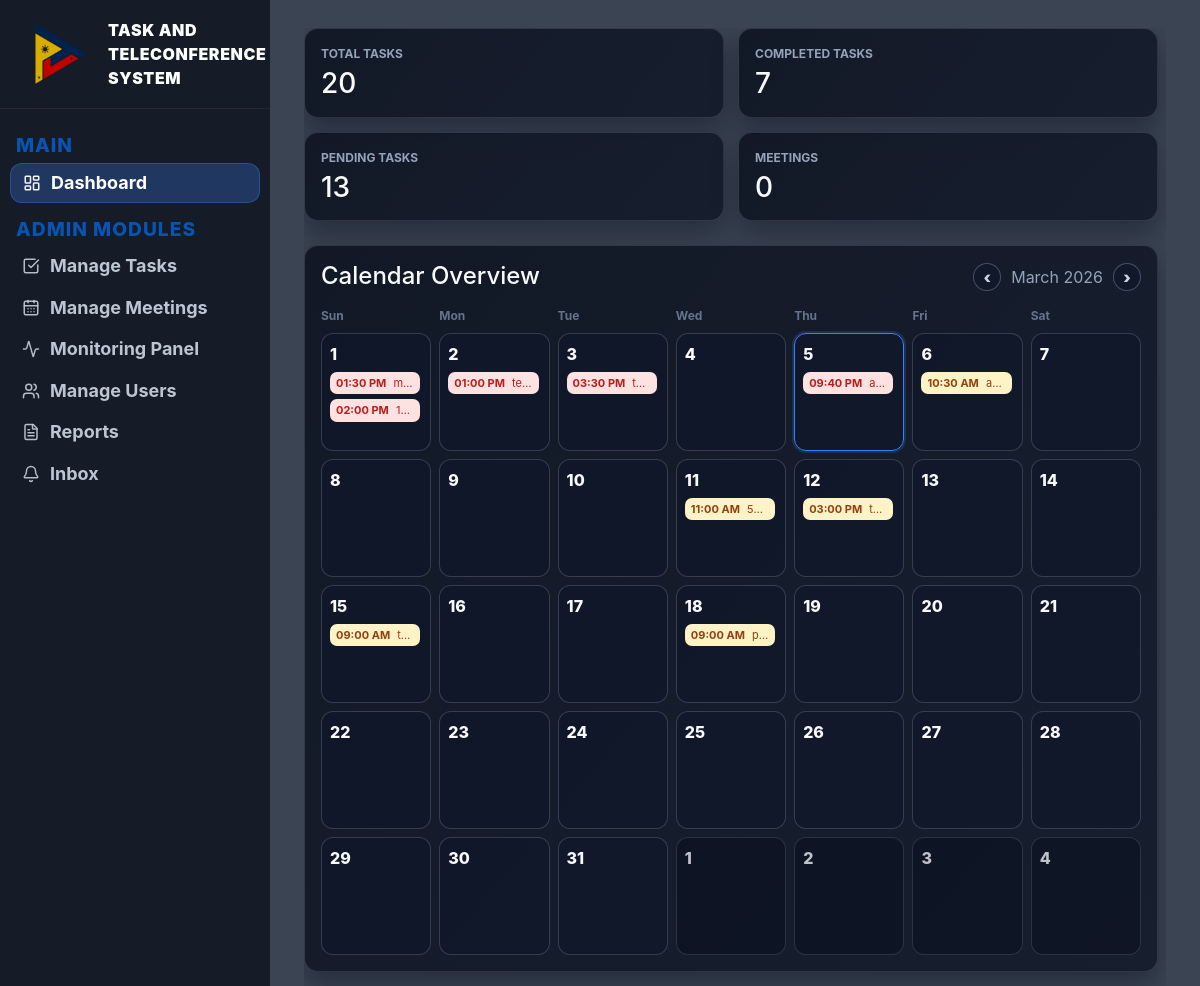
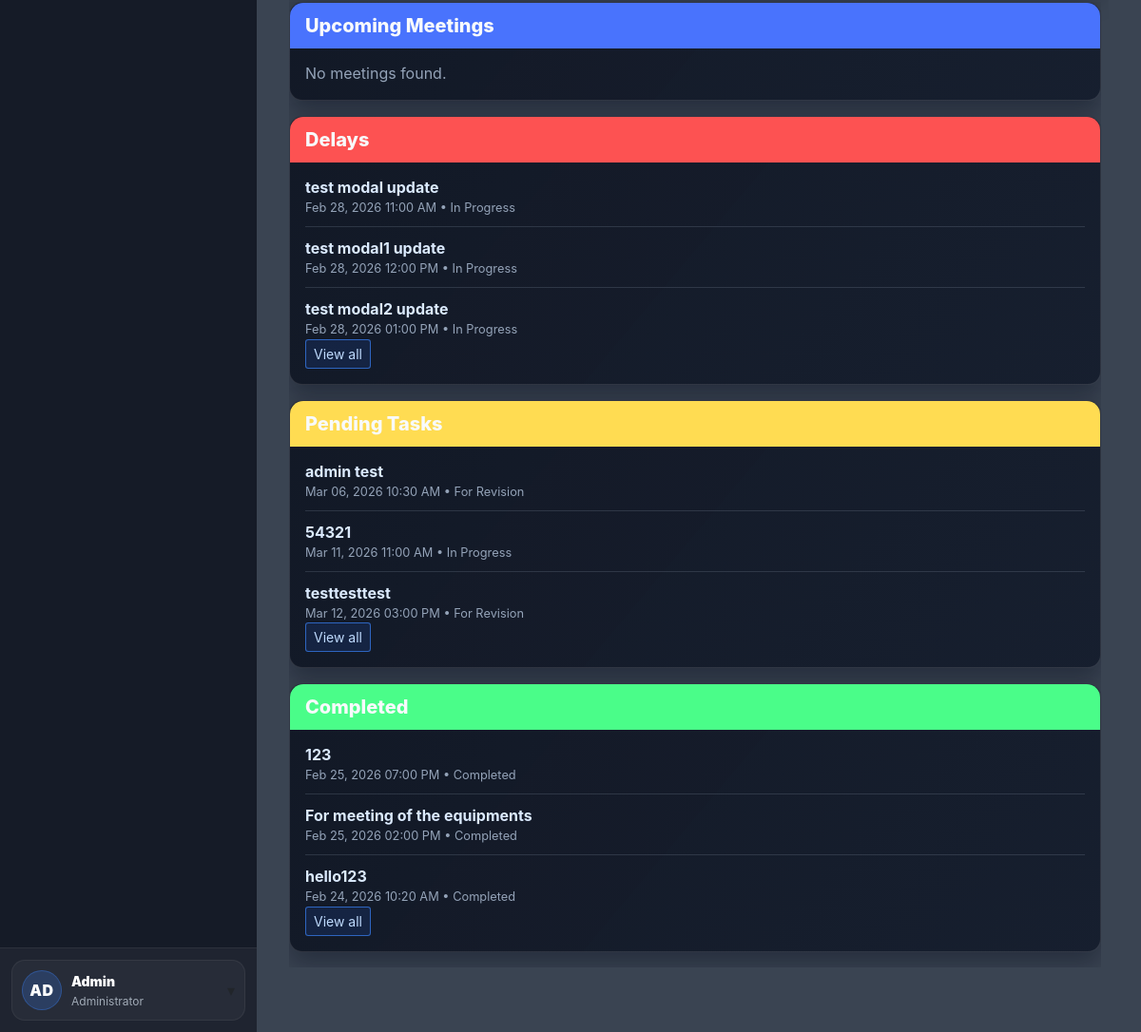
The page /admin (signed in) on the database its author committed (2 pictures, top to bottom).
### website/models.py (models this page shows, shortened)
class User(db.Model, UserMixin):
    id = db.Column(db.Integer, primary_key=True)
    email = db.Column(db.String(150), unique=True)
    password = db.Column(db.String(150))
    firstname = db.Column(db.String(150))
    is_admin = db.Column(db.Boolean, default=False)
    last_login = db.Column(db.DateTime(timezone=True), nullable=True)
    role = db.Column(db.String(20), default="user")
    notes = db.relationship('Note')
    notifications = db.relationship('Notification', lazy=True, cascade="all, delete-orphan")

class Task(db.Model):
    id = db.Column(db.Integer, primary_key=True)
    title = db.Column(db.String(200), nullable=False)
    description = db.Column(db.Text)
    assigned_to = db.Column(db.Integer, db.ForeignKey('user.id'))
    assigned_user = db.relationship('User', foreign_keys=[assigned_to])
    status = db.Column(db.String(50), default="assigned")
    priority = db.Column(db.String(20), default="normal")
    deadline = db.Column(db.DateTime)
    file_path = db.Column(db.String(300))
    last_edited_by = db.Column(db.Integer, nullable=True)
    last_edited_at = db.Column(db.DateTime, server_default=func.now(), onupdate=func.now())
    created_at = db.Column(db.DateTime(timezone=True), server_default=func.now())

### website/views.py (the view, shortened to what this page needs)
@views.route('/admin')
@login_required
@admin_only
def admin_dashboard():
    tasks = Task.query.order_by(Task.deadline.asc()).all()
    notifications = Notification.query.order_by(Notification.created_at.desc()).all()
    unread_count = Notification.query.filter_by(user_id=current_user.id, is_read=False).count()
    tasks_data = []
    for task in tasks:
        if not task.deadline:
            continue
        tasks_data.append({
            "id": task.id,
            "title": task.title,
            "status": (task.status or "").strip().lower(),
            "deadline": task.deadline,
        })
    meetings_data = []
    for notif in notifications:
        title = (notif.title or "").strip()
        message = (notif.message or "").strip()
        label = f"{title} {message}".lower()
        if "meeting" not in label:
            continue
    total_tasks = len(tasks_data)
    completed_tasks = sum(1 for task in tasks_data if task["status"] == "completed")
    pending_tasks = total_tasks - completed_tasks
    total_meetings = len(meetings_data)
    today = ph_today()
    selected_month = request.args.get("month", type=int) or today.month
    selected_year = request.args.get("year", type=int) or today.year
    if selected_month < 1 or selected_month > 12:
        selected_month = today.month
    if selected_year < 1970 or selected_year > 2100:
        selected_year = today.year
    month_calendar = calendar.Calendar(firstweekday=6).monthdatescalendar(selected_year, selected_month)
    first_of_month = date(selected_year, selected_month, 1)
    if selected_month == 1:
        prev_month, prev_year = 12, selected_year - 1
    else:
        prev_month, prev_year = selected_month - 1, selected_year
    if selected_month == 12:
        next_month, next_year = 1, selected_year + 1
    else:
        next_month, next_year = selected_month + 1, selected_year
    events_by_day = {}
    now = ph_now()
    for task in tasks_data:
        event_day = task["deadline"].date()
        task_status = task["status"]
        is_overdue = task["deadline"] < now
        if task_status in {"in_progress", "for_revision"} and is_overdue:
            event_kind = "delay"
        elif task_status == "completed":
            event_kind = "completed"
        elif task_status in {"in_progress", "for_revision"}:
            event_kind = "pending"
        else:
            event_kind = "task"
        events_by_day.setdefault(event_day, []).append({
            "type": "task",
            "kind": event_kind,
            "task_id": task["id"],
            "title": task["title"],
            "time": as_ph_naive(task["deadline"]).strftime("%I:%M %p"),
        })
    delayed_tasks = sorted(
        [
            task for task in tasks_data
            if task["status"] in {"in_progress", "for_revision"} and task["deadline"] < now
        ],
        key=lambda item: item["deadline"]
    )
    pending_task_list = sorted(
        [
            task for task in tasks_data
            if task["status"] in {"in_progress", "for_revision"} and task["deadline"] >= now
        ],
        key=lambda item: item["deadline"]
    )
    completed_task_list = sorted(
        [task for task in tasks_data if task["status"] == "completed"],
        key=lambda item: item["deadline"],
        reverse=True
    )
    upcoming_meetings = sorted(meetings_data, key=lambda item: item["deadline"] or datetime.min)
    return render_template(
        "admin_dashboard.html",
        user=current_user,
        unread_count=unread_count,
        total_tasks=total_tasks,
        completed_tasks=completed_tasks,
        pending_tasks=pending_tasks,
        total_meetings=total_meetings,
        month_name=first_of_month.strftime("%B %Y"),
        month_calendar=month_calendar,
        today=today,
        events_by_day=events_by_day,
        delayed_tasks=delayed_tasks,
        pending_task_list=pending_task_list,
        completed_task_list=completed_task_list,
        upcoming_meetings=upcoming_meetings,
        prev_month=prev_month,
        prev_year=prev_year,
        next_month=next_month,
        next_year=next_year,
        selected_month=selected_month,
        selected_year=selected_year,
    )

### website/templates/admin_dashboard.html (shortened to what this page needs)
{% extends "admin_base.html" %}
{% block content %}
<main class="main-inner admin-dashboard-main ad-wrap">
  <div class="admin-overview-grid mb-4">
    <div class="page-card overview-card">
      <p class="overview-label mb-1">Total Tasks</p>
      <h3 class="mb-0">{{ total_tasks }}</h3>
    </div>
    <div class="page-card overview-card">
      <p class="overview-label mb-1">Completed Tasks</p>
      <h3 class="mb-0">{{ completed_tasks }}</h3>
    </div>
    <div class="page-card overview-card">
      <p class="overview-label mb-1">Pending Tasks</p>
      <h3 class="mb-0">{{ pending_tasks }}</h3>
    </div>
    <div class="page-card overview-card">
      <p class="overview-label mb-1">Meetings</p>
      <h3 class="mb-0">{{ total_meetings }}</h3>
    </div>
  </div>
  <div class="admin-dashboard-layout">
    <section class="page-card">
      <div class="d-flex justify-content-between align-items-center mb-3 cal-header-wrap">
        <h4 class="mb-0">Calendar Overview</h4>
        <div class="calendar-nav">
          <a class="calendar-nav-btn" href="{{ url_for('views.admin_dashboard', month=prev_month, year=prev_year) }}">‹</a>
          <span class="text-muted">{{ month_name }}</span>
          <a class="calendar-nav-btn" href="{{ url_for('views.admin_dashboard', month=next_month, year=next_year) }}">›</a>
        </div>
      </div>
      <div class="calendar-weekdays">
        <span>Sun</span><span>Mon</span><span>Tue</span><span>Wed</span><span>Thu</span><span>Fri</span><span>Sat</span>
      </div>
      <div class="calendar-grid">
        {% for week in month_calendar %}
          {% for day in week %}
            {% set day_events = events_by_day.get(day, []) %}
            <div class="calendar-cell {% if day.month != selected_month %}is-muted{% endif %} {% if day == today %}is-today{% endif %}">
              <div class="calendar-date">{{ day.day }}</div>
              {% if day_events %}
                <div class="calendar-events">
                  {% for event in day_events[:3] %}
                    {% if event.type == 'task' and event.task_id %}
                      <a class="calendar-event {{ event.kind }}" href="{{ url_for('views.manage_tasks', open=event.task_id, highlight=1) }}" title="{{ event.time }} {{ event.title }}">
                        {% if event.time %}<span class="event-time">{{ event.time }}</span>{% endif %}
                        {{ event.title }}
                      </a>
                    {% else %}
                      <div class="calendar-event {{ event.kind }}" title="{{ event.time }} {{ event.title }}">
                        {% if event.time %}<span class="event-time">{{ event.time }}</span>{% endif %}
                        {{ event.title }}
                      </div>
                    {% endif %}
                  {% endfor %}
                </div>
              {% endif %}
            </div>
          {% endfor %}
        {% endfor %}
      </div>
    </section>
    <section class="admin-dashboard-side">
      <div class="page-card mb-3 dashboard-side-card">
        <h5 class="mb-3 panel-title-banner banner-meeting">Upcoming Meetings</h5>
        {% if upcoming_meetings and upcoming_meetings|length > 0 %}
          <ul class="timeline-list side-scroll-list">
            {% for meeting in upcoming_meetings[:3] %}
              <li>
                <strong>{{ meeting.title }}</strong>
                <div class="text-muted small">
                  {{ meeting.deadline.strftime('%b %d, %Y %I:%M %p') if meeting.deadline else 'No schedule' }}
                </div>
              </li>
            {% endfor %}
          </ul>
          {% if upcoming_meetings|length > 3 %}
            <a class="btn btn-sm btn-outline-primary" href="{{ url_for('views.manage_meetings') }}">View all</a>
          {% endif %}
        {% else %}
          <p class="text-muted mb-0">No meetings found.</p>
        {% endif %}
      </div>
      <div class="page-card mb-3 dashboard-side-card">
        <h5 class="mb-3 panel-title-banner banner-delay">Delays</h5>
        {% if delayed_tasks and delayed_tasks|length > 0 %}
          <ul class="timeline-list side-scroll-list">
            {% for task in delayed_tasks[:3] %}
              <li>
                <strong>
                  <a class="dashboard-task-link" href="{{ url_for('views.manage_tasks', open=task.id, highlight=1) }}">{{ task.title }}</a>
                </strong>
                <div class="text-muted small">
                  {{ task.deadline.strftime('%b %d, %Y %I:%M %p') if task.deadline else 'No deadline' }}
                  • {{ task.status|replace('_', ' ')|title }}
                </div>
              </li>
            {% endfor %}
          </ul>
          {% if delayed_tasks|length > 3 %}
            <a class="btn btn-sm btn-outline-primary" href="{{ url_for('views.manage_tasks', filter='delayed') }}">View all</a>
          {% endif %}
        {% else %}
          <p class="text-muted mb-0">No delayed tasks.</p>
        {% endif %}
      </div>
      <div class="page-card mb-3 dashboard-side-card">
        <h5 class="mb-3 panel-title-banner banner-pending">Pending Tasks</h5>
        {% if pending_task_list and pending_task_list|length > 0 %}
          <ul class="timeline-list side-scroll-list">
            {% for task in pending_task_list[:3] %}
              <li>
                <strong>
                  <a class="dashboard-task-link" href="{{ url_for('views.manage_tasks', open=task.id, highlight=1) }}">{{ task.title }}</a>
                </strong>
                <div class="text-muted small">
                  {{ task.deadline.strftime('%b %d, %Y %I:%M %p') if task.deadline else 'No deadline' }}
                  • {{ task.status|replace('_', ' ')|title }}
                </div>
              </li>
            {% endfor %}
          </ul>
          {% if pending_task_list|length > 3 %}
            <a class="btn btn-sm btn-outline-primary" href="{{ url_for('views.manage_tasks', filter='pending') }}">View all</a>
          {% endif %}
        {% else %}
          <p class="text-muted mb-0">No pending tasks.</p>
        {% endif %}
      </div>
      <div class="page-card mb-3 dashboard-side-card">
        <h5 class="mb-3 panel-title-banner banner-completed">Completed</h5>
        {% if completed_task_list and completed_task_list|length > 0 %}
          <ul class="timeline-list side-scroll-list">
            {% for task in completed_task_list[:3] %}
              <li>
                <strong>
                  <a class="dashboard-task-link" href="{{ url_for('views.manage_tasks', open=task.id, highlight=1) }}">{{ task.title }}</a>
                </strong>
                <div class="text-muted small">
                  {{ task.deadline.strftime('%b %d, %Y %I:%M %p') if task.deadline else 'No deadline' }}
                  • Completed
                </div>
              </li>
            {% endfor %}
          </ul>
          {% if completed_task_list|length > 3 %}
            <a class="btn btn-sm btn-outline-primary" href="{{ url_for('views.manage_tasks', filter='completed') }}">View all</a>
          {% endif %}
        {% else %}
          <p class="text-muted mb-0">No completed tasks yet.</p>
        {% endif %}
      </div>
    </section>
  </div>
</main>
{% endblock %}

### website/templates/admin_base.html (shortened to what this page needs)
<!DOCTYPE html>
<html>
<head>
  <link rel="stylesheet"
        href="https://stackpath.bootstrapcdn.com/bootstrap/4.4.1/css/bootstrap.min.css"/>
  <link rel="stylesheet"
        href="https://stackpath.bootstrapcdn.com/font-awesome/4.7.0/css/font-awesome.min.css"/>
  <link rel="stylesheet" href="{{ url_for('static', filename='styles.css') }}">
</head>
<body>
<div class="app-shell">
  <aside class="sidebar-dark">
    <div class="sidebar-brand">
      <img src="{{ url_for('static', filename='assets/PTV_LOGO.png') }}" alt="PTV Logo" class="sidebar-brand-logo">
      <span>TASK AND TELECONFERENCE SYSTEM</span>
    </div>
    <div class="sidebar-nav">
      <div class="sidebar-section">MAIN</div>
      <a class="sidebar-link {% if request.endpoint == 'views.admin_dashboard' %}active{% endif %}"
         href="{{ url_for('views.admin_dashboard') }}">
        <i data-lucide="layout-dashboard" class="sidebar-icon" aria-hidden="true"></i>
        <span>Dashboard</span>
      </a>
      <div class="sidebar-section">ADMIN MODULES</div>
      <a class="sidebar-link {% if request.endpoint == 'views.manage_tasks' %}active{% endif %}"
         href="{{ url_for('views.manage_tasks') }}">
        <i data-lucide="check-square" class="sidebar-icon" aria-hidden="true"></i>
        <span>Manage Tasks</span>
      </a>
      <a class="sidebar-link {% if request.endpoint == 'views.manage_meetings' %}active{% endif %}"
         href="{{ url_for('views.manage_meetings') }}">
        <i data-lucide="calendar-days" class="sidebar-icon" aria-hidden="true"></i>
        <span>Manage Meetings</span>
      </a>
      <a class="sidebar-link {% if request.endpoint == 'views.monitoring_panel' %}active{% endif %}"
         href="{{ url_for('views.monitoring_panel') }}">
        <i data-lucide="activity" class="sidebar-icon" aria-hidden="true"></i>
        <span>Monitoring Panel</span>
      </a>
      <a class="sidebar-link {% if request.endpoint == 'views.manage_users' %}active{% endif %}"
         href="{{ url_for('views.manage_users') }}">
        <i data-lucide="users" class="sidebar-icon" aria-hidden="true"></i>
        <span>Manage Users</span>
      </a>
      <a class="sidebar-link {% if request.endpoint == 'views.reports' %}active{% endif %}"
         href="{{ url_for('views.reports') }}">
        <i data-lucide="file-text" class="sidebar-icon" aria-hidden="true"></i>
        <span>Reports</span>
      </a>
      <a class="sidebar-link {% if request.endpoint == 'views.inbox_admin' %}active{% endif %}"
         href="{{ url_for('views.inbox_admin') }}">
        <i data-lucide="bell" class="sidebar-icon" aria-hidden="true"></i>
        <span>Inbox</span>
      </a>
    </div>
    {% if current_user.is_authenticated %}
    <div class="sidebar-footer">
      {% set parts = (current_user.firstname or '').split() %}
      {% set first = parts[0] if parts|length > 0 else '' %}
      {% set last = parts[-1] if parts|length > 1 else '' %}
      {% set initials = (first[:1] ~ (last[:1] if last else (first[1:2] if first|length > 1 else ''))).upper() %}
      <div class="user-box" id="userBox">
        <button class="user-trigger" type="button" id="userToggle">
          <div class="user-row">
            <div class="user-avatar">{{ initials }}</div>
            <div>
              <div class="user-name">{{ current_user.firstname }}</div>
              <div class="user-sub">Administrator</div>
            </div>
          </div>
          <div class="caret">▾</div>
        </button>
      </div>
    </div>
    {% endif %}
  </aside>
  <main class="main-area">
    <div class="content-wrap">
      {% block content %}{% endblock %}
    </div>
  </main>
</div>
</body>
</html>

### rows shown on the page
User: firstname "Admin"
Task: time "01:30 PM", title "m…"
Task: time "02:00 PM", title "1…"
Task: time "01:00 PM", title "te…"
Task: time "03:30 PM", title "t…"
Task: time "09:40 PM", title "a…"
Task: time "10:30 AM", title "a…", title "admin test", deadline "Mar 06, 2026 10:30 AM", status "For Revision"
Task: time "11:00 AM", title "5…", title "54321", deadline "Mar 11, 2026 11:00 AM", status "In Progress"
Task: time "03:00 PM", title "t…", title "testtesttest", deadline "Mar 12, 2026 03:00 PM", status "For Revision"
Task: time "09:00 AM", title "t…"
Task: time "09:00 AM", title "p…"
Task: title "test modal update", deadline "Feb 28, 2026 11:00 AM", status "In Progress"
Task: title "test modal1 update", deadline "Feb 28, 2026 12:00 PM", status "In Progress"
Task: title "test modal2 update", deadline "Feb 28, 2026 01:00 PM", status "In Progress"
Task: title "123", deadline "Feb 25, 2026 07:00 PM"
Task: title "For meeting of the equipments", deadline "Feb 25, 2026 02:00 PM"
Task: title "hello123", deadline "Feb 24, 2026 10:20 AM"

### other values the page prints
{{ initials }} "AD"
{{ total_tasks }} "20"
{{ completed_tasks }} "7"
{{ pending_tasks }} "13"
{{ total_meetings }} "0"
{{ month_name }} "March 2026"
{{ day.day }} "1" "2" "3" "4" "5" "6" "7" "8" "9" "10" "11" "12" "13" "14" "15" "16" "17" "18" "19" "20" "21" "22" "23" "24" "25" "26" "27" "28" "29" "30" "31" "1" "2" "3" "4"
